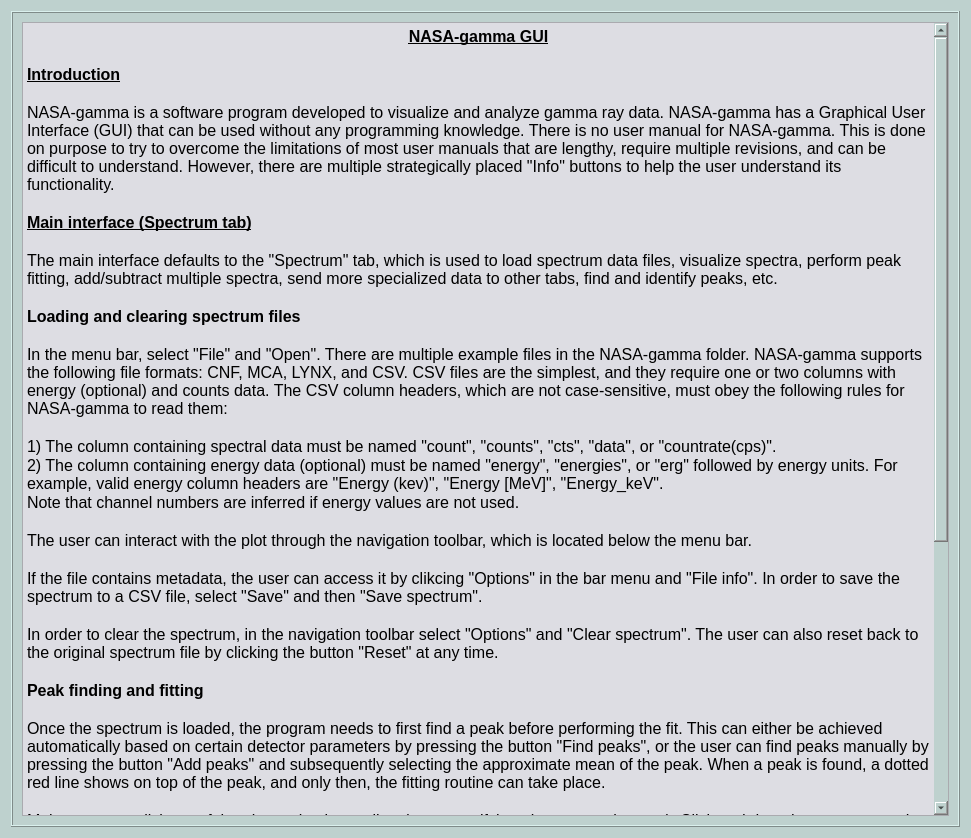
<?xml version="1.0" encoding="UTF-8"?>
<ui version="4.0">
 <class>Dialog</class>
 <widget class="QDialog" name="Dialog">
  <property name="geometry">
   <rect>
    <x>0</x>
    <y>0</y>
    <width>971</width>
    <height>838</height>
   </rect>
  </property>
  <property name="windowTitle">
   <string>Dialog</string>
  </property>
  <property name="styleSheet">
   <string notr="true">background-color: rgb(190, 209, 206);
</string>
  </property>
  <layout class="QGridLayout" name="gridLayout">
   <item row="0" column="0">
    <widget class="QFrame" name="frame">
     <property name="frameShape">
      <enum>QFrame::Box</enum>
     </property>
     <property name="frameShadow">
      <enum>QFrame::Raised</enum>
     </property>
     <layout class="QGridLayout" name="gridLayout_2">
      <item row="0" column="0">
       <widget class="QTextBrowser" name="textBrowser">
        <property name="styleSheet">
         <string notr="true">background-color: rgb(221, 221, 227);</string>
        </property>
        <property name="html">
         <string>&lt;!DOCTYPE HTML PUBLIC &quot;-//W3C//DTD HTML 4.0//EN&quot; &quot;http://www.w3.org/TR/REC-html40/strict.dtd&quot;&gt;
&lt;html&gt;&lt;head&gt;&lt;meta name=&quot;qrichtext&quot; content=&quot;1&quot; /&gt;&lt;style type=&quot;text/css&quot;&gt;
p, li { white-space: pre-wrap; }
&lt;/style&gt;&lt;/head&gt;&lt;body style=&quot; font-family:'MS Shell Dlg 2'; font-size:7.8pt; font-weight:400; font-style:normal;&quot;&gt;
&lt;p align=&quot;center&quot; style=&quot; margin-top:0px; margin-bottom:0px; margin-left:0px; margin-right:0px; -qt-block-indent:0; text-indent:0px;&quot;&gt;&lt;span style=&quot; font-size:12pt; font-weight:600; text-decoration: underline;&quot;&gt;NASA-gamma GUI&lt;/span&gt;&lt;/p&gt;
&lt;p align=&quot;center&quot; style=&quot;-qt-paragraph-type:empty; margin-top:0px; margin-bottom:0px; margin-left:0px; margin-right:0px; -qt-block-indent:0; text-indent:0px; font-size:12pt; font-weight:600; text-decoration: underline;&quot;&gt;&lt;br /&gt;&lt;/p&gt;
&lt;p style=&quot; margin-top:0px; margin-bottom:0px; margin-left:0px; margin-right:0px; -qt-block-indent:0; text-indent:0px;&quot;&gt;&lt;span style=&quot; font-size:12pt; font-weight:600; text-decoration: underline;&quot;&gt;Introduction&lt;/span&gt;&lt;/p&gt;
&lt;p style=&quot;-qt-paragraph-type:empty; margin-top:0px; margin-bottom:0px; margin-left:0px; margin-right:0px; -qt-block-indent:0; text-indent:0px; font-size:12pt; font-weight:600; text-decoration: underline;&quot;&gt;&lt;br /&gt;&lt;/p&gt;
&lt;p style=&quot; margin-top:0px; margin-bottom:0px; margin-left:0px; margin-right:0px; -qt-block-indent:0; text-indent:0px;&quot;&gt;&lt;span style=&quot; font-size:12pt;&quot;&gt;NASA-gamma is a software program developed to visualize and analyze gamma ray data. NASA-gamma has a Graphical User Interface (GUI) that can be used without any programming knowledge. There is no user manual for NASA-gamma. This is done on purpose to try to overcome the limitations of most user manuals that are lengthy, require multiple revisions, and can be difficult to understand. However, there are multiple strategically placed &amp;quot;Info&amp;quot; buttons to help the user understand its functionality.&lt;/span&gt;&lt;/p&gt;
&lt;p style=&quot;-qt-paragraph-type:empty; margin-top:0px; margin-bottom:0px; margin-left:0px; margin-right:0px; -qt-block-indent:0; text-indent:0px; font-size:12pt;&quot;&gt;&lt;br /&gt;&lt;/p&gt;
&lt;p style=&quot; margin-top:0px; margin-bottom:0px; margin-left:0px; margin-right:0px; -qt-block-indent:0; text-indent:0px;&quot;&gt;&lt;span style=&quot; font-size:12pt; font-weight:600; text-decoration: underline;&quot;&gt;Main interface (Spectrum tab)&lt;/span&gt;&lt;/p&gt;
&lt;p style=&quot;-qt-paragraph-type:empty; margin-top:0px; margin-bottom:0px; margin-left:0px; margin-right:0px; -qt-block-indent:0; text-indent:0px; font-size:12pt; font-weight:600; text-decoration: underline;&quot;&gt;&lt;br /&gt;&lt;/p&gt;
&lt;p style=&quot; margin-top:0px; margin-bottom:0px; margin-left:0px; margin-right:0px; -qt-block-indent:0; text-indent:0px;&quot;&gt;&lt;span style=&quot; font-size:12pt;&quot;&gt;The main interface defaults to the &amp;quot;Spectrum&amp;quot; tab, which is used to load spectrum data files, visualize spectra, perform peak fitting, add/subtract multiple spectra, send more specialized data to other tabs, find and identify peaks, etc.&lt;/span&gt;&lt;/p&gt;
&lt;p style=&quot;-qt-paragraph-type:empty; margin-top:0px; margin-bottom:0px; margin-left:0px; margin-right:0px; -qt-block-indent:0; text-indent:0px; font-size:12pt;&quot;&gt;&lt;br /&gt;&lt;/p&gt;
&lt;p style=&quot; margin-top:0px; margin-bottom:0px; margin-left:0px; margin-right:0px; -qt-block-indent:0; text-indent:0px;&quot;&gt;&lt;span style=&quot; font-size:12pt; font-weight:600;&quot;&gt;Loading and clearing spectrum files&lt;/span&gt;&lt;/p&gt;
&lt;p style=&quot;-qt-paragraph-type:empty; margin-top:0px; margin-bottom:0px; margin-left:0px; margin-right:0px; -qt-block-indent:0; text-indent:0px; font-size:12pt; font-weight:600;&quot;&gt;&lt;br /&gt;&lt;/p&gt;
&lt;p style=&quot; margin-top:0px; margin-bottom:0px; margin-left:0px; margin-right:0px; -qt-block-indent:0; text-indent:0px;&quot;&gt;&lt;span style=&quot; font-size:12pt;&quot;&gt;In the menu bar, select &amp;quot;File&amp;quot; and &amp;quot;Open&amp;quot;. There are multiple example files in the NASA-gamma folder. NASA-gamma supports the following file formats: CNF, MCA, LYNX, and CSV. CSV files are the simplest, and they require one or two columns with energy (optional) and counts data. The CSV column headers, which are not case-sensitive, must obey the following rules for NASA-gamma to read them:&lt;/span&gt;&lt;/p&gt;
&lt;p style=&quot;-qt-paragraph-type:empty; margin-top:0px; margin-bottom:0px; margin-left:0px; margin-right:0px; -qt-block-indent:0; text-indent:0px; font-size:12pt;&quot;&gt;&lt;br /&gt;&lt;/p&gt;
&lt;p style=&quot; margin-top:0px; margin-bottom:0px; margin-left:0px; margin-right:0px; -qt-block-indent:0; text-indent:0px;&quot;&gt;&lt;span style=&quot; font-size:12pt;&quot;&gt;1) The column containing spectral data must be named &amp;quot;count&amp;quot;, &amp;quot;counts&amp;quot;, &amp;quot;cts&amp;quot;, &amp;quot;data&amp;quot;, or &amp;quot;countrate(cps)&amp;quot;.&lt;/span&gt;&lt;/p&gt;
&lt;p style=&quot; margin-top:0px; margin-bottom:0px; margin-left:0px; margin-right:0px; -qt-block-indent:0; text-indent:0px;&quot;&gt;&lt;span style=&quot; font-size:12pt;&quot;&gt;2) The column containing energy data (optional) must be named &amp;quot;energy&amp;quot;, &amp;quot;energies&amp;quot;, or &amp;quot;erg&amp;quot; followed by energy units. For example, valid energy column headers are &amp;quot;Energy (kev)&amp;quot;, &amp;quot;Energy [MeV]&amp;quot;, &amp;quot;Energy_keV&amp;quot;.&lt;/span&gt;&lt;/p&gt;
&lt;p style=&quot; margin-top:0px; margin-bottom:0px; margin-left:0px; margin-right:0px; -qt-block-indent:0; text-indent:0px;&quot;&gt;&lt;span style=&quot; font-size:12pt;&quot;&gt;Note that channel numbers are inferred if energy values are not used.&lt;/span&gt;&lt;/p&gt;
&lt;p style=&quot;-qt-paragraph-type:empty; margin-top:0px; margin-bottom:0px; margin-left:0px; margin-right:0px; -qt-block-indent:0; text-indent:0px; font-size:12pt;&quot;&gt;&lt;br /&gt;&lt;/p&gt;
&lt;p style=&quot; margin-top:0px; margin-bottom:0px; margin-left:0px; margin-right:0px; -qt-block-indent:0; text-indent:0px;&quot;&gt;&lt;span style=&quot; font-size:12pt;&quot;&gt;The user can interact with the plot through the navigation toolbar, which is located below the menu bar. &lt;/span&gt;&lt;/p&gt;
&lt;p style=&quot;-qt-paragraph-type:empty; margin-top:0px; margin-bottom:0px; margin-left:0px; margin-right:0px; -qt-block-indent:0; text-indent:0px; font-size:12pt;&quot;&gt;&lt;br /&gt;&lt;/p&gt;
&lt;p style=&quot; margin-top:0px; margin-bottom:0px; margin-left:0px; margin-right:0px; -qt-block-indent:0; text-indent:0px;&quot;&gt;&lt;span style=&quot; font-size:12pt;&quot;&gt;If the file contains metadata, the user can access it by clikcing &amp;quot;Options&amp;quot; in the bar menu and &amp;quot;File info&amp;quot;. In order to save the spectrum to a CSV file, select &amp;quot;Save&amp;quot; and then &amp;quot;Save spectrum&amp;quot;.&lt;/span&gt;&lt;/p&gt;
&lt;p style=&quot;-qt-paragraph-type:empty; margin-top:0px; margin-bottom:0px; margin-left:0px; margin-right:0px; -qt-block-indent:0; text-indent:0px; font-size:12pt;&quot;&gt;&lt;br /&gt;&lt;/p&gt;
&lt;p style=&quot; margin-top:0px; margin-bottom:0px; margin-left:0px; margin-right:0px; -qt-block-indent:0; text-indent:0px;&quot;&gt;&lt;span style=&quot; font-size:12pt;&quot;&gt;In order to clear the spectrum, in the navigation toolbar select &amp;quot;Options&amp;quot; and &amp;quot;Clear spectrum&amp;quot;. The user can also reset back to the original spectrum file by clicking the button &amp;quot;Reset&amp;quot; at any time.&lt;/span&gt;&lt;/p&gt;
&lt;p style=&quot;-qt-paragraph-type:empty; margin-top:0px; margin-bottom:0px; margin-left:0px; margin-right:0px; -qt-block-indent:0; text-indent:0px; font-size:12pt;&quot;&gt;&lt;br /&gt;&lt;/p&gt;
&lt;p style=&quot; margin-top:0px; margin-bottom:0px; margin-left:0px; margin-right:0px; -qt-block-indent:0; text-indent:0px;&quot;&gt;&lt;span style=&quot; font-size:12pt; font-weight:600;&quot;&gt;Peak finding and fitting&lt;/span&gt;&lt;/p&gt;
&lt;p style=&quot;-qt-paragraph-type:empty; margin-top:0px; margin-bottom:0px; margin-left:0px; margin-right:0px; -qt-block-indent:0; text-indent:0px; font-size:12pt; font-weight:600;&quot;&gt;&lt;br /&gt;&lt;/p&gt;
&lt;p style=&quot; margin-top:0px; margin-bottom:0px; margin-left:0px; margin-right:0px; -qt-block-indent:0; text-indent:0px;&quot;&gt;&lt;span style=&quot; font-size:12pt;&quot;&gt;Once the spectrum is loaded, the program needs to first find a peak before performing the fit. This can either be achieved automatically based on certain detector parameters by pressing the button &amp;quot;Find peaks&amp;quot;, or the user can find peaks manually by pressing the button &amp;quot;Add peaks&amp;quot; and subsequently selecting the approximate mean of the peak. When a peak is found, a dotted red line shows on top of the peak, and only then, the fitting routine can take place.&lt;/span&gt;&lt;/p&gt;
&lt;p style=&quot;-qt-paragraph-type:empty; margin-top:0px; margin-bottom:0px; margin-left:0px; margin-right:0px; -qt-block-indent:0; text-indent:0px; font-size:12pt;&quot;&gt;&lt;br /&gt;&lt;/p&gt;
&lt;p style=&quot; margin-top:0px; margin-bottom:0px; margin-left:0px; margin-right:0px; -qt-block-indent:0; text-indent:0px;&quot;&gt;&lt;span style=&quot; font-size:12pt;&quot;&gt;Make sure you click out of the plot navigation toolbar (e.g. magnifying glass or pan buttons). Click and drag the mouse over the peak to perform a Gaussian + linear fit (default). If successfull, the fitted function should show up on the right hand side of the screen, and a semi-transparent green region should appear on top of the desired data range on the left hand plot. It is possible to fit multiple, possibly overlapping, peaks at the same time.&lt;/span&gt;&lt;/p&gt;
&lt;p style=&quot;-qt-paragraph-type:empty; margin-top:0px; margin-bottom:0px; margin-left:0px; margin-right:0px; -qt-block-indent:0; text-indent:0px; font-size:12pt;&quot;&gt;&lt;br /&gt;&lt;/p&gt;
&lt;p style=&quot; margin-top:0px; margin-bottom:0px; margin-left:0px; margin-right:0px; -qt-block-indent:0; text-indent:0px;&quot;&gt;&lt;span style=&quot; font-size:12pt;&quot;&gt;The user can save the complete fit report from LMfit by selecting &amp;quot;Save&amp;quot; in the bar menu and then &amp;quot;Save fit report&amp;quot;.&lt;/span&gt;&lt;/p&gt;
&lt;p style=&quot;-qt-paragraph-type:empty; margin-top:0px; margin-bottom:0px; margin-left:0px; margin-right:0px; -qt-block-indent:0; text-indent:0px; font-size:12pt;&quot;&gt;&lt;br /&gt;&lt;/p&gt;
&lt;p style=&quot; margin-top:0px; margin-bottom:0px; margin-left:0px; margin-right:0px; -qt-block-indent:0; text-indent:0px;&quot;&gt;&lt;span style=&quot; font-size:12pt;&quot;&gt;Once the fit is performed, the user can change some parameters to optimize the Chi-squared statistic. For instance, it is possible to change the background function from a linear to a polynomial of up to degree 5. An exponential background function is also available. The Gaussian function can also be changed to a skewed Gaussian, which is a Gaussian with exponential tails (particularly useful for HPGe detectors with incomplete charge collection effects). &lt;/span&gt;&lt;/p&gt;
&lt;p style=&quot;-qt-paragraph-type:empty; margin-top:0px; margin-bottom:0px; margin-left:0px; margin-right:0px; -qt-block-indent:0; text-indent:0px; font-size:12pt;&quot;&gt;&lt;br /&gt;&lt;/p&gt;
&lt;p style=&quot; margin-top:0px; margin-bottom:0px; margin-left:0px; margin-right:0px; -qt-block-indent:0; text-indent:0px;&quot;&gt;&lt;span style=&quot; font-size:12pt;&quot;&gt;Additionally,  relevant information about the fit is displayed both in the plot itself and on the table below. The table displays several useful parameters such as the peak mean or centroid, the net peak area (area of the peak above the background), the full width half maximum (FWHM), the %FWHM (FWHM / centroid), the 1-sigma error on the net area (sqrt(A)), and the 1-sigma error percentage (1-sigma error / net area).&lt;/span&gt;&lt;/p&gt;
&lt;p style=&quot;-qt-paragraph-type:empty; margin-top:0px; margin-bottom:0px; margin-left:0px; margin-right:0px; -qt-block-indent:0; text-indent:0px; font-size:12pt;&quot;&gt;&lt;br /&gt;&lt;/p&gt;
&lt;p style=&quot; margin-top:0px; margin-bottom:0px; margin-left:0px; margin-right:0px; -qt-block-indent:0; text-indent:0px;&quot;&gt;&lt;span style=&quot; font-size:12pt;&quot;&gt;After the fit is successfully performed, four push buttons become enabled for further analysis. The &amp;quot;Add to calibration&amp;quot; button sends relevant fit data to the &amp;quot;Calibration&amp;quot; tab for energy calibration analysis. The &amp;quot;Add to FWHM&amp;quot; button sends relevant data to the &amp;quot;FWHM&amp;quot; tab for FWHM vs. energy analysis. The &amp;quot;Add to efficiency&amp;quot; button sends relevant data to the &amp;quot;Efficiency&amp;quot; tab for efficiency calibration analysis. The &amp;quot;Advanced fitting&amp;quot; button sends some relevant data to another window where more advanced and flexible fitting routines can be employed.&lt;/span&gt;&lt;/p&gt;&lt;/body&gt;&lt;/html&gt;</string>
        </property>
       </widget>
      </item>
     </layout>
    </widget>
   </item>
  </layout>
 </widget>
 <resources/>
 <connections/>
</ui>
